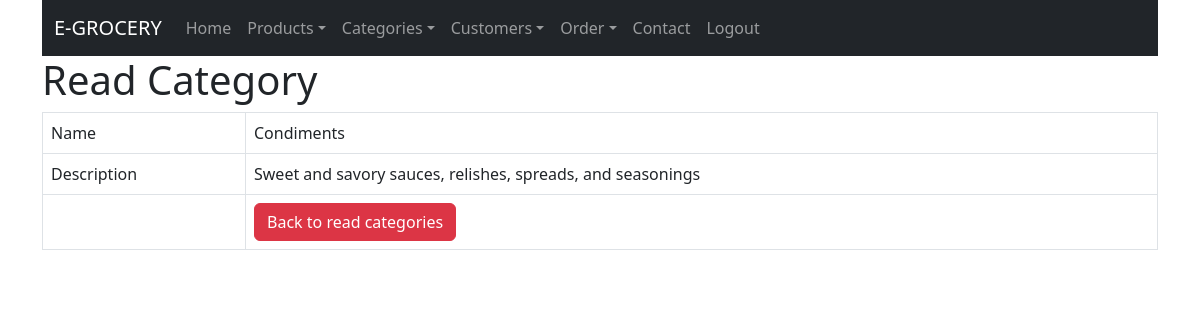
The page /category_read_one.php?id=2 (signed in) on the database its author committed.
### tables this page shows
CREATE TABLE IF NOT EXISTS `categories` (
  `id` int NOT NULL AUTO_INCREMENT,
  `category_name` varchar(128) NOT NULL,
  `description` text NOT NULL,
  PRIMARY KEY (`id`)
);

### category_read_one.php (the view, shortened to what this page needs)
<!DOCTYPE HTML>
<html>
<head>
    <link href="https://cdn.jsdelivr.net/npm/bootstrap@5.3.0/dist/css/bootstrap.min.css" rel="stylesheet">
</head>
<body>
    <div class="container">
        <?php
        include 'menu/navbar.php';
        ?>
        <div class="page-header">
            <h1>Read Category</h1>
        </div>
        <?php
        $id = isset($_GET['id']) ? $_GET['id'] : die('ERROR: Record ID not found.');
        include 'config/database.php';
        try {
            $query = "SELECT id, category_name, description FROM categories WHERE id = :id ";
            $stmt = $con->prepare($query);
            $stmt->bindParam(":id", $id);
            $stmt->execute();
            $row = $stmt->fetch(PDO::FETCH_ASSOC);
            $category_name = $row['category_name'];
            $description = $row['description'];
        }
        catch (PDOException $exception) {
            die('ERROR: ' . $exception->getMessage());
        }
        ?>
        <table class='table table-hover table-responsive table-bordered'>
            <tr>
                <td>Name</td>
                <td><?php echo htmlspecialchars($category_name, ENT_QUOTES);  ?></td>
            </tr>
            <tr>
                <td>Description</td>
                <td><?php echo htmlspecialchars($description, ENT_QUOTES);  ?></td>
            </tr>
            <tr>
                <td></td>
                <td>
                    <a href='category_read.php' class='btn btn-danger'>Back to read categories</a>
                </td>
            </tr>
        </table>
    </div>
</body>

### rows shown on the page
categories: category_name "Condiments", description "Sweet and savory sauces, relishes, spreads, and seasonings"
